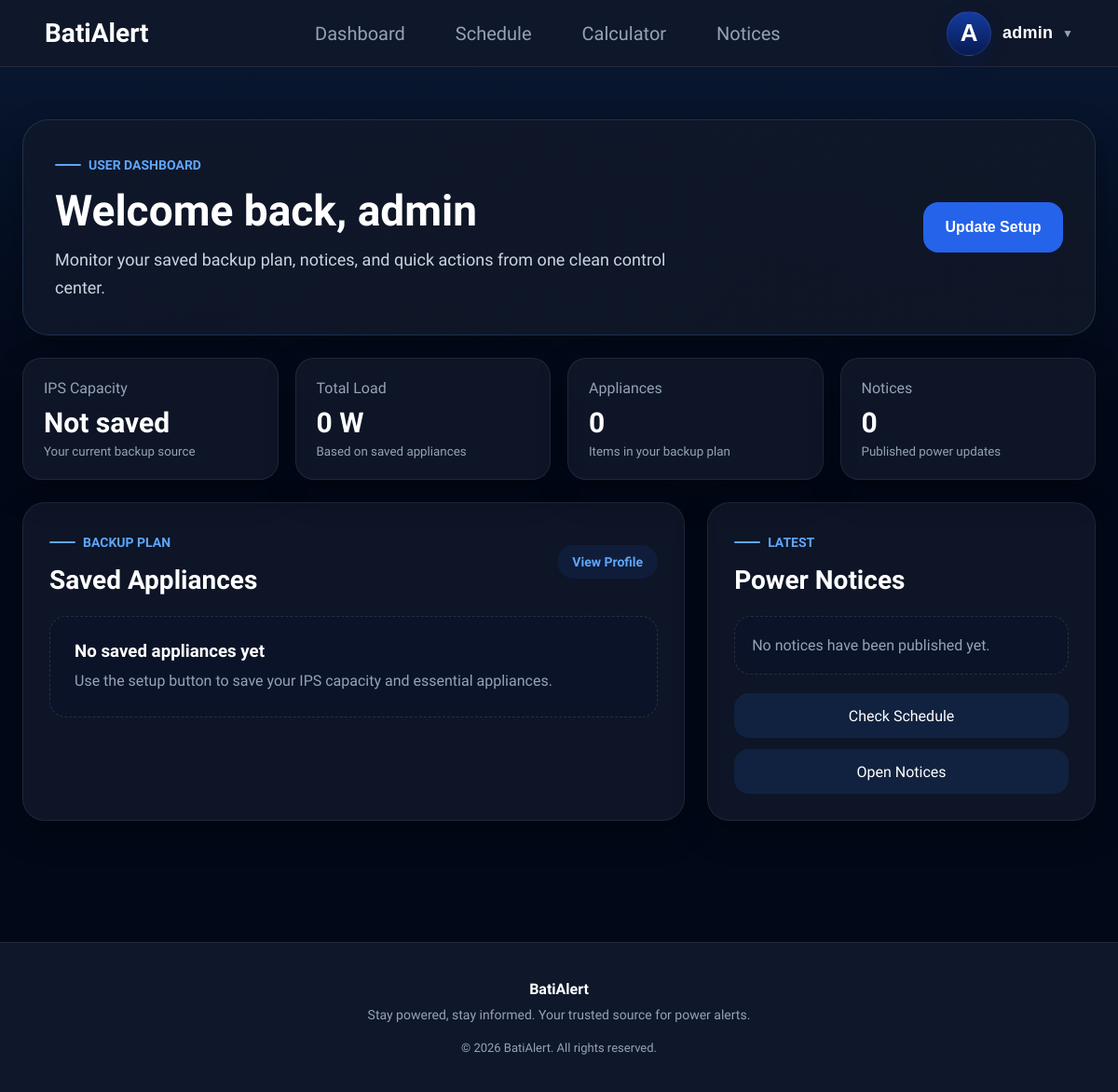
The app's page /users/dashboard/ (signed in), older data.
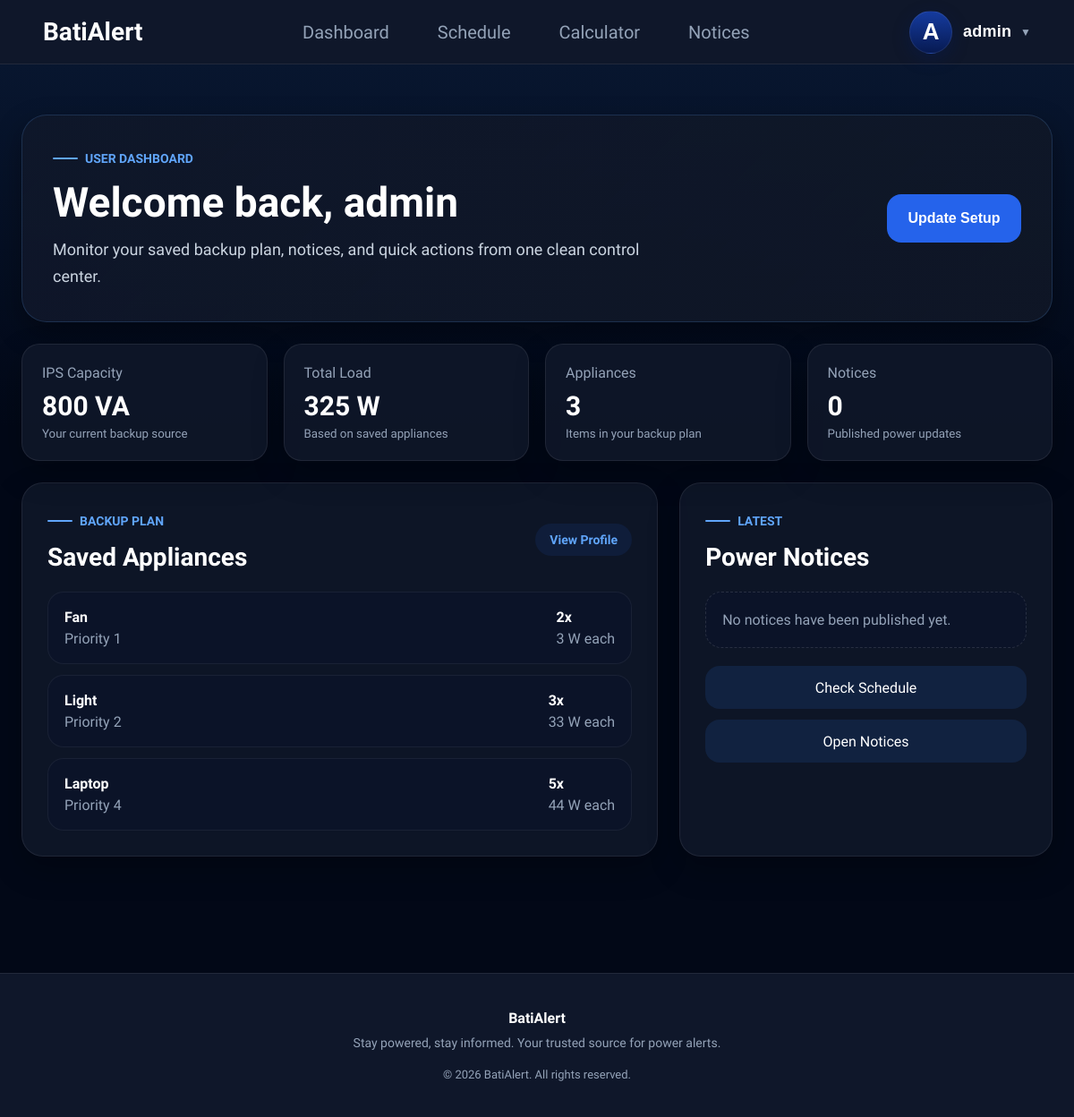
The same page, newer data.
### users/models.py (models this page shows, shortened)
class SavedSetup(models.Model):
    user = models.OneToOneField(
        User,
        on_delete=models.CASCADE
    )
    ips_capacity = models.IntegerField()

class SetupAppliance(models.Model):
    setup = models.ForeignKey(
        SavedSetup,
        on_delete=models.CASCADE,
        related_name="items"
    )
    appliance = models.ForeignKey(
        Appliance,
        on_delete=models.CASCADE
    )
    quantity = models.PositiveIntegerField()
    custom_watt = models.PositiveIntegerField(
        null=True,
        blank=True
    )
    priority = models.PositiveIntegerField()

### core/models.py (models this page shows, shortened)
class Appliance(models.Model):
    name = models.CharField(
        max_length=100
    )
    watt = models.IntegerField()

### users/views.py (the view)
@login_required(login_url="login")
def dashboard(request):
    setup = (
        SavedSetup.objects
        .filter(user=request.user)
        .prefetch_related("items__appliance")
        .first()
    )
    setup_items = []
    total_watt = 0
    if setup:
        setup_items = setup.items.all()
        for item in setup_items:
            watt = (
                item.custom_watt
                or item.appliance.watt
            )
            total_watt += (
                watt *
                item.quantity
            )
    notices = (
        Notice.objects
        .all()
        .order_by("-created_at")[:3]
    )
    context = {
        "setup": setup,
        "setup_items": setup_items,
        "total_watt": total_watt,
        "notice_count": Notice.objects.count(),
        "notices": notices,
    }
    return render(
        request,
        "dashboard.html",
        context
    )

### users/context_processors.py (called while the page is built)
def appliance_context(request):
    return {
        "appliances":
        Appliance.objects.all()
    }

### templates/dashboard.html
{% extends 'base.html' %}
{% block content %}
<section class="dashboard-section">
    <div class="dashboard-container">
        <div class="dashboard-hero">
            <div>
                <span class="home-kicker">User Dashboard</span>
                <h1>Welcome back, {{ request.user.username }}</h1>
                <p>Monitor your saved backup plan, notices, and quick actions from one clean control center.</p>
            </div>
            <button type="button" class="dashboard-setup-btn open-setup-modal">
                Update Setup
            </button>
        </div>
        <div class="dashboard-stats">
            <article class="dashboard-stat-card">
                <span>IPS Capacity</span>
                <strong>
                    {% if setup %}
                        {{ setup.ips_capacity }} VA
                    {% else %}
                        Not saved
                    {% endif %}
                </strong>
                <small>Your current backup source</small>
            </article>
            <article class="dashboard-stat-card">
                <span>Total Load</span>
                <strong>{{ total_watt }} W</strong>
                <small>Based on saved appliances</small>
            </article>
            <article class="dashboard-stat-card">
                <span>Appliances</span>
                <strong>{{ setup_items|length }}</strong>
                <small>Items in your backup plan</small>
            </article>
            <article class="dashboard-stat-card">
                <span>Notices</span>
                <strong>{{ notice_count }}</strong>
                <small>Published power updates</small>
            </article>
        </div>
        <div class="dashboard-grid">
            <section class="dashboard-panel">
                <div class="dashboard-panel-header">
                    <div>
                        <span class="home-kicker">Backup Plan</span>
                        <h2>Saved Appliances</h2>
                    </div>
                    <a href="{% url 'profile' %}" class="dashboard-link">View Profile</a>
                </div>
                <div class="dashboard-appliance-list">
                    {% for item in setup_items %}
                    <div class="dashboard-appliance-row">
                        <div>
                            <strong>{{ item.appliance.name }}</strong>
                            <span>Priority {{ item.priority }}</span>
                        </div>
                        <div>
                            <strong>{{ item.quantity }}x</strong>
                            <span>{{ item.custom_watt|default:item.appliance.watt }} W each</span>
                        </div>
                    </div>
                    {% empty %}
                    <div class="dashboard-empty">
                        <h3>No saved appliances yet</h3>
                        <p>Use the setup button to save your IPS capacity and essential appliances.</p>
                    </div>
                    {% endfor %}
                </div>
            </section>
            <aside class="dashboard-panel dashboard-side-panel">
                <div class="dashboard-panel-header">
                    <div>
                        <span class="home-kicker">Latest</span>
                        <h2>Power Notices</h2>
                    </div>
                </div>
                <div class="dashboard-notice-list">
                    {% for notice in notices %}
                    <a href="{% url 'notices' %}" class="dashboard-notice">
                        <strong>{{ notice.title }}</strong>
                        <span>{{ notice.created_at|date:"d M, Y" }}</span>
                    </a>
                    {% empty %}
                    <div class="dashboard-empty compact">
                        <p>No notices have been published yet.</p>
                    </div>
                    {% endfor %}
                </div>
                <div class="dashboard-quick-actions">
                    <a href="{% url 'schedule' %}">Check Schedule</a>
                    <a href="{% url 'notices' %}">Open Notices</a>
                </div>
            </aside>
        </div>
    </div>
</section>
{% endblock %}

### templates/base.html (shortened to what this page needs)
{% load static %}
<!DOCTYPE html>
<html lang="en">
<head>
  <link rel="stylesheet"
        href="{% static 'css/style.css' %}" />
</head>
<body>
  <nav id="navbar">
    {% include 'navbar.html' %}
  </nav>
  <main id="main-content">
    {% block content %}
    {% endblock %}
  </main>
  {% include 'footer.html' %}
</body>
</html>

### templates/navbar.html (shortened to what this page needs)
<nav class="navbar">
  <div class="navbar-left">
    <a href="{% url "home" %}"
       class="brand">
      <span class="brand-text">
        BatiAlert
      </span>
    </a>
  </div>
  <div class="navbar-center">
    <a href="{% url "dashboard" %}"
       class="nav-link protected-link">
        Dashboard
    </a>
    <a href="{% url "schedule" %}"
       class="nav-link protected-link">
        Schedule
    </a>
    <a href="#"
       class="nav-link protected-link">
        Calculator
    </a>
    <a href="{% url "notices" %}"
       class="nav-link protected-link">
        Notices
    </a>
</div>
  <div class="navbar-right">
    {% if request.user.is_authenticated %}
        <button
            id="profileBtn"
            class="profile-btn">
            <div class="profile-avatar">
                {{ request.user.username|first|upper }}
            </div>
            <span class="profile-name">
                {{ request.user.username }}
            </span>
           <span class="dropdown-arrow">
  ▼
</span>
        </button>
    {% endif %}
</div>
</nav>

### templates/footer.html
<footer style="background: var(--bg-secondary); border-top: 1px solid var(--border); padding: 40px 20px; text-align: center; margin-top: 50px;">
    <div class="footer-content" style="max-width: 800px; margin: 0 auto;">
        <h4 style="color: white; margin-bottom: 10px;">BatiAlert</h4>
        <p style="color: var(--text-secondary); font-size: 14px; margin-bottom: 20px;">
            Stay powered, stay informed. Your trusted source for power alerts.
        </p>
        <div style="font-size: 13px; color: var(--text-secondary);">
            &copy; 2026 BatiAlert. All rights reserved.
        </div>
    </div>
</footer>

Row changes from the older to the newer data that the page shows:
added SavedSetup: ips_capacity "800"
added SetupAppliance: appliance.name "Fan", priority "1", quantity "2", custom_watt "3"
added SetupAppliance: appliance.name "Light", priority "2", quantity "3", custom_watt "33"
added SetupAppliance: appliance.name "Laptop", priority "4", quantity "5", custom_watt "44"
Text that changed along with them:
{{ total_watt }}: "0" → "325"
{{ setup_items|length }}: "0" → "3"
text no longer shown: "Not saved No saved appliances yet Use the setup button to save your IPS capacity and essential appliances."
text now shown: "VA"
